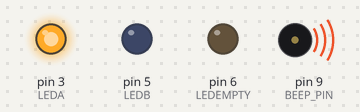
A sketch run on a simulated Arduino Uno, built with avr-gcc and run on an emulated ATmega328P. Shown: output pins drawn as LEDs (lit = HIGH), buzzer (waves = sounding, pin HIGH).

Above: at 0.1 s.
At 0.9 s:
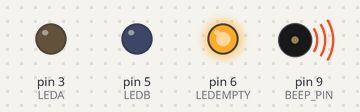
At 6.82 s:
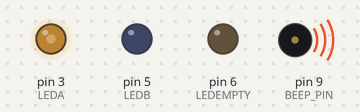
At 20.33 s:
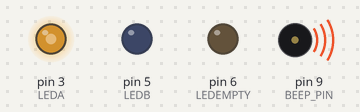
At 28.7 s:
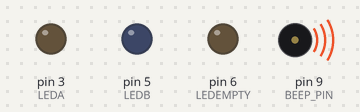
At 39.78 s:
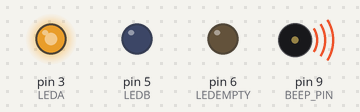
Timing chart, 0 to 40.0 s (numbered marks = the images above):
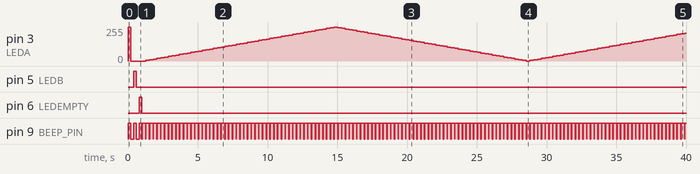

Measured:
- by itself, pin 9 (BEEP_PIN): goes LOW 0.20 s, HIGH 0.20 s, LOW 0.20 s, 145 × (HIGH 0.20 s, LOW 0.01 s), then HIGH
- by itself, pin 3 (LEDA): 255/255 → 0/255 at 0.20 s, → 5/255 1.1 s later, → 10/255 0.27 s later, → 15/255 0.27 s later, … (145 changes in this stretch)

The sketch:

Shaft.ino
```cpp
#include <OneWire.h>

// base modes
#define MODE_UNLOAD 1
#define MODE_EMPTYFORUNLOAD 2

// request codes to container
#define REQ_LOADA 101
#define REQ_LOADB 102

// response codes from container
#define RESP_LOAD 201
#define RESP_COMPLETE 205

// resource indication and beep leds
#define LEDA 3
#define LEDB 5
#define LEDEMPTY 6
#define BEEP_PIN 9

#define RETRIES 50

#define REGEN_TIME 0 // in minutes, set 0 to disable regeneration
#define DECREASE_AMOUNT 1 // amount to decrease per time tick, set 0 to disable decrease
#define DECREASE_TIME 4 // decrease time tick in seconds, set 0 to disable decrease
#define AMOUNTA 9000
#define AMOUNTB 0

// shaft is always UNLOADING or EMPTY!
volatile uint8_t Mode = MODE_UNLOAD;
unsigned long Storage[2] = {
	AMOUNTA, AMOUNTB
};
int LedState[] = {LEDA, 0, 5}; // {current led, brightness, step}
unsigned long LedChange = 0;
unsigned long Regeneration = 0;
unsigned long Decrease = 0;
OneWire  ds(10);

void setup()
{
	Serial.begin(9600);
	pinMode(LEDA, OUTPUT);
	pinMode(LEDB, OUTPUT);
	pinMode(LEDEMPTY, OUTPUT);
	pinMode(BEEP_PIN, OUTPUT);

	if (DECREASE_AMOUNT > 0 && DECREASE_TIME > 0)
	{
		Decrease = millis() + (DECREASE_TIME * 1000);
	}

	digitalWrite(LEDA, HIGH);
	beep(200);
	digitalWrite(LEDA, LOW);
	delay(200);
	digitalWrite(LEDB, HIGH);
	beep(200);
	digitalWrite(LEDB, LOW);
	delay(200);
	digitalWrite(LEDEMPTY, HIGH);
	beep(200);
	digitalWrite(LEDEMPTY, LOW);
}

void loop()
{
	checkRegen();
	checkDecrease();
	fade();
	byte addr[8];
	if (!ds.search(addr)) {
		ds.reset_search();
		return;
	}
	if (OneWire::crc8(addr, 7) != addr[7] ||
		addr[0] != 0xCC) {
			beep(500);
			return;
	}

	// handle the base modes
	switch(Mode) {
	case MODE_UNLOAD:
		handleUNLOAD(addr);
		break;
	default:
		beep(100);
		delay(100);
		beep(100);
		delay(100);
		beep(100);
		break;
	}
}

void handleUNLOAD(byte * addr) {
	uint8_t response = RESP_LOAD;
	while(response == RESP_LOAD) {
		fade();
		if(Storage[0] == 0 && Storage[1] == 0) {
			Mode = MODE_EMPTYFORUNLOAD;
			if (REGEN_TIME > 0)
			{
				Regeneration = millis() + (REGEN_TIME * 60000);
			}
			return;
		}
		uint8_t request;
		uint8_t index;
		if(Storage[0] > 0) {
			request = REQ_LOADA;
			index = 0;
		}
		else {
			request = REQ_LOADB;
			index = 1;
		}

		ds.reset();
		ds.select(addr);
		ds.write(request);
		delayMicroseconds(200);
		for(byte i = 0; i < RETRIES; i++) {
			response = ds.read();
			if(response == RESP_LOAD) {
				Storage[index]--;
				beep(20);
				delay(20);
				break;
			}
			if(response == RESP_COMPLETE) {
				// signal if container is full
				beep(1000);
				delay(1000);
				break;
			}
		}
		checkDecrease();
	}
}

void beep(uint8_t time) {
	digitalWrite(BEEP_PIN, HIGH);
	delay(time);
	digitalWrite(BEEP_PIN, LOW);
}

void fade() {
	if (millis() >= LedChange)
	{
		if(Storage[0] > 0) {
			LedState[0] = LEDA;
			digitalWrite(LEDB, 0);
			digitalWrite(LEDEMPTY, 0);
		} else if (Storage[1] > 0) {
			LedState[0] = LEDB;
			digitalWrite(LEDA, 0);
			digitalWrite(LEDEMPTY, 0);
		} else {
			LedState[0] = LEDEMPTY;
			digitalWrite(LEDA, 0);
			digitalWrite(LEDB, 0);
		}
		analogWrite(LedState[0], LedState[1]);
		LedChange = millis() + 51;
		LedState[1] += LedState[2];
		if (LedState[1] == 0 || LedState[1] == 255) {
			LedState[2] = -LedState[2];
		}
	}
}

void checkRegen() {
	if(Regeneration > 0 && Regeneration <= millis()) {
		Storage[0] = AMOUNTA;
		Storage[1] = AMOUNTB;
		Regeneration = 0;
		Mode = MODE_UNLOAD;
		beep(1000);
	}
}

void checkDecrease() {
	if (Decrease == 0)
	{
		return;
	}

	if (Decrease <= millis())
	{
		if (Storage[0] > 0)
		{
			Storage[0] -= (Storage[0] > DECREASE_AMOUNT) ? DECREASE_AMOUNT : Storage[0];
		}
		else if (Storage[1] > 0)
		{
			Storage[1] -= (Storage[1] > DECREASE_AMOUNT) ? DECREASE_AMOUNT : Storage[1];
		}
		Decrease = millis() + (DECREASE_TIME * 1000);
	}
}
```
